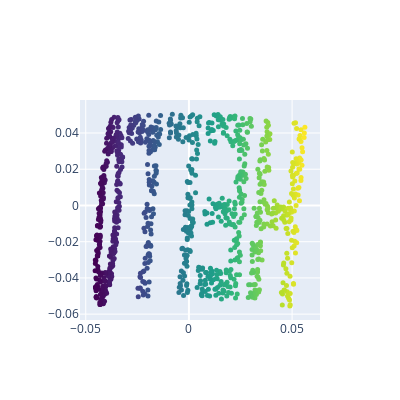

Notebook code for this chart:
### Code cell
from sklearn.manifold import LocallyLinearEmbedding as LLE
lle = LLE(n_neighbors=100, n_components=2, method='modified')
lle_out = lle.fit_transform(XS)
fig = go.Figure()
fig.add_trace(go.Scatter(x=lle_out[:,0], y=lle_out[:,1],
    mode='markers',
    marker=dict(size=5, color=lle_out[:,0], colorscale='Viridis')))
fig.update_layout(height=400, width=400)
fig.show()

### Figure 1 — Plotly figure (JSON) as saved in the notebook; plotly's stock layout.template omitted (floating-point values rounded to 4 significant figures; data arrays with more than 128 entries replaced by an {"elided": "..."} marker saying what was removed)
{"data": [{"marker": {"color": {"elided": "1000 float values"}, "colorscale": [[0, "#440154"], [0.1111, "#482878"], [0.2222, "#3e4989"], [0.3333, "#31688e"], [0.4444, "#26828e"], [0.5556, "#1f9e89"], [0.6667, "#35b779"], [0.7778, "#6ece58"], [0.8889, "#b5de2b"], [1, "#fde725"]], "size": 5}, "mode": "markers", "type": "scatter", "x": {"elided": "1000 float values"}, "y": {"elided": "1000 float values"}}], "layout": {"height": 400, "width": 400}}
